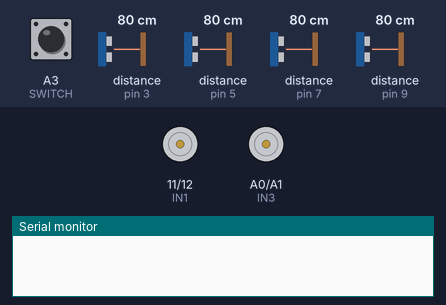
Recording of a sketch running on a simulated Arduino Uno, built with avr-gcc and run on an emulated ATmega328P. Parts: motor-driver pin pairs drawn as motors (green arrow = first pin HIGH = forward, orange = second pin HIGH = backward, longer = more drive, scaled by the enable pin), the last lines printed to the serial monitor. Wiring (inferred from the names in the program): 4 × ultrasonic range finder: trigger pin 2, echo pin 3 / trigger pin 4, echo pin 5 / trigger pin 6, echo pin 7 / trigger pin 8, echo pin 9. The test bench sets the inputs (shaded band); at power-on: distance to the obstacle (sensors on pin 3, pin 5, pin 7, pin 9) 80 cm, A3 (SWITCH) HIGH. The echo pulse lasts 58.3 µs per cm.

Above: at 0.11 s.
At 1.2 s:
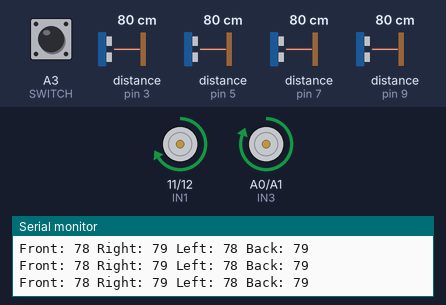
1.3 s: distance to the obstacle (sensor on pin 3) set to 45 cm
3.0 s: distance to the obstacle (sensor on pin 3) set to 38 cm
At 4.2 s:
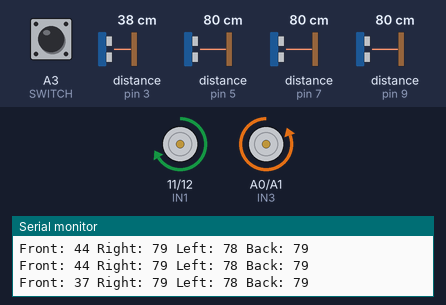
Timing chart, 0 to 6.0 s (numbered marks = the images above; inputs shaded):
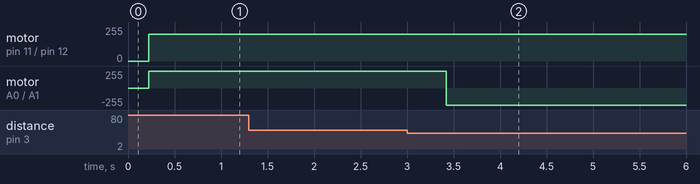

Measured:
- the behaviour switches between 42 and 41 cm on distance to the obstacle (sensor on pin 3) (found by bisection; images 1 and 2)
- after the input at 3.0 s, motor on A0 (IN3) / A1 (IN4): forward 255/255 → backward 255/255 after 0.42 s

The sketch:

aram_al_shahateet1.ino
```cpp
#define trigPins {2, 4, 6, 8}
#define echoPins {3, 5, 7, 9}

#define ENA 10
#define IN1 11
#define IN2 12
#define IN3 A0
#define IN4 A1
#define ENB A2

#define SWITCH A3

long duration;
int distances[4];
int trig[] = trigPins;
int echo[] = echoPins;

void setup() {
  for (int i = 0; i < 4; i++) {
    pinMode(trig[i], OUTPUT);
    pinMode(echo[i], INPUT);
  }

  pinMode(ENA, OUTPUT);
  pinMode(ENB, OUTPUT);
  pinMode(IN1, OUTPUT);
  pinMode(IN2, OUTPUT);
  pinMode(IN3, OUTPUT);
  pinMode(IN4, OUTPUT);

  pinMode(SWITCH, INPUT_PULLUP);

  Serial.begin(9600);
}

int getDistance(int trig, int echo) {
  digitalWrite(trig, LOW);
  delayMicroseconds(2);
  digitalWrite(trig, HIGH);
  delayMicroseconds(10);
  digitalWrite(trig, LOW);
  duration = pulseIn(echo, HIGH, 30000);
  return duration > 0 ? (duration * 0.034 / 2) : 1000;
}

void readSensors() {
  for (int i = 0; i < 4; i++) {
    distances[i] = getDistance(trig[i], echo[i]);
    delay(50);
  }
}

void move(int speedA, int speedB, bool in1, bool in2, bool in3, bool in4) {
  analogWrite(ENA, speedA);
  analogWrite(ENB, speedB);
  digitalWrite(IN1, in1);
  digitalWrite(IN2, in2);
  digitalWrite(IN3, in3);
  digitalWrite(IN4, in4);
}

void moveForward() { move(200, 200, HIGH, LOW, HIGH, LOW); }
void moveBackward() { move(200, 200, LOW, HIGH, LOW, HIGH); }
void turnRight() { move(200, 200, HIGH, LOW, LOW, HIGH); }
void turnLeft() { move(200, 200, LOW, HIGH, HIGH, LOW); }
void stopRobot() { move(0, 0, LOW, LOW, LOW, LOW); }

void loop() {
  if (digitalRead(SWITCH) == LOW) {
    stopRobot();
    return;
  }

  readSensors();

  Serial.print("Front: "); Serial.print(distances[0]);
  Serial.print(" Right: "); Serial.print(distances[1]);
  Serial.print(" Left: "); Serial.print(distances[2]);
  Serial.print(" Back: "); Serial.println(distances[3]);

  if (distances[0] > 40) {
    moveForward();
  } else if (distances[1] > 40) {
    turnRight();
    delay(map(distances[1], 0, 40, 500, 100)); // Dynamic delay
  } else if (distances[2] > 40) {
    turnLeft();
    delay(map(distances[2], 0, 40, 500, 100));
  } else if (distances[3] > 40) {
    moveBackward();
    delay(map(distances[3], 0, 40, 500, 100));
  } else {
    stopRobot();
  }

  delay(100);
}
```
